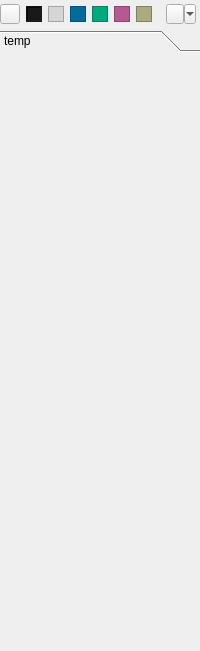
<?xml version="1.0" encoding="UTF-8"?>
<ui version="4.0">
 <class>ScriptsWidget</class>
 <widget class="QWidget" name="ScriptsWidget">
  <property name="geometry">
   <rect>
    <x>0</x>
    <y>0</y>
    <width>200</width>
    <height>651</height>
   </rect>
  </property>
  <property name="windowTitle">
   <string>Scripts Widget</string>
  </property>
  <property name="styleSheet">
   <string notr="true"/>
  </property>
  <layout class="QGridLayout" name="gridLayout">
   <property name="margin">
    <number>0</number>
   </property>
   <item row="0" column="0">
    <layout class="QHBoxLayout" name="horizontalLayout">
     <property name="leftMargin">
      <number>0</number>
     </property>
     <property name="topMargin">
      <number>4</number>
     </property>
     <property name="rightMargin">
      <number>4</number>
     </property>
     <item>
      <widget class="QToolButton" name="addScriptBtn">
       <property name="maximumSize">
        <size>
         <width>20</width>
         <height>20</height>
        </size>
       </property>
       <property name="toolTip">
        <string>&lt;html&gt;&lt;head/&gt;&lt;body&gt;&lt;p&gt;Batch add script files&lt;/p&gt;&lt;/body&gt;&lt;/html&gt;</string>
       </property>
       <property name="icon">
        <iconset resource="res.qrc">
         <normaloff>:/images/folder_open_add.png</normaloff>:/images/folder_open_add.png</iconset>
       </property>
       <property name="iconSize">
        <size>
         <width>24</width>
         <height>24</height>
        </size>
       </property>
      </widget>
     </item>
     <item>
      <widget class="QLabel" name="blackLb">
       <property name="minimumSize">
        <size>
         <width>16</width>
         <height>16</height>
        </size>
       </property>
       <property name="maximumSize">
        <size>
         <width>16</width>
         <height>16</height>
        </size>
       </property>
       <property name="mouseTracking">
        <bool>true</bool>
       </property>
       <property name="focusPolicy">
        <enum>Qt::ClickFocus</enum>
       </property>
       <property name="contextMenuPolicy">
        <enum>Qt::NoContextMenu</enum>
       </property>
       <property name="toolTip">
        <string>Change current theme color.</string>
       </property>
       <property name="styleSheet">
        <string notr="true">*{
	background-color: rgb(25, 25, 25);
}
:hover
{
	border:2px solid rgb(255, 255, 255);
}
:selected
{
	background-color: rgb(255, 255, 255);
}</string>
       </property>
       <property name="frameShape">
        <enum>QFrame::WinPanel</enum>
       </property>
       <property name="frameShadow">
        <enum>QFrame::Sunken</enum>
       </property>
       <property name="text">
        <string/>
       </property>
      </widget>
     </item>
     <item>
      <widget class="QLabel" name="grayLb">
       <property name="minimumSize">
        <size>
         <width>16</width>
         <height>16</height>
        </size>
       </property>
       <property name="maximumSize">
        <size>
         <width>16</width>
         <height>16</height>
        </size>
       </property>
       <property name="toolTip">
        <string>Change current theme color.</string>
       </property>
       <property name="styleSheet">
        <string notr="true">*{
	background-color: rgb(213, 213, 213);
}
:hover
{
	border:2px solid rgb(255, 255, 255);
}</string>
       </property>
       <property name="frameShape">
        <enum>QFrame::StyledPanel</enum>
       </property>
       <property name="frameShadow">
        <enum>QFrame::Sunken</enum>
       </property>
       <property name="text">
        <string/>
       </property>
      </widget>
     </item>
     <item>
      <widget class="QLabel" name="blueLb">
       <property name="minimumSize">
        <size>
         <width>16</width>
         <height>16</height>
        </size>
       </property>
       <property name="maximumSize">
        <size>
         <width>16</width>
         <height>16</height>
        </size>
       </property>
       <property name="toolTip">
        <string>Change current theme color.</string>
       </property>
       <property name="styleSheet">
        <string notr="true">*{
	background-color: rgb(0, 107, 156);
}
:hover
{
	border:2px solid rgb(255, 255, 255);
}</string>
       </property>
       <property name="frameShape">
        <enum>QFrame::StyledPanel</enum>
       </property>
       <property name="frameShadow">
        <enum>QFrame::Sunken</enum>
       </property>
       <property name="text">
        <string/>
       </property>
      </widget>
     </item>
     <item>
      <widget class="QLabel" name="greenLb">
       <property name="minimumSize">
        <size>
         <width>16</width>
         <height>16</height>
        </size>
       </property>
       <property name="maximumSize">
        <size>
         <width>16</width>
         <height>16</height>
        </size>
       </property>
       <property name="toolTip">
        <string>Change current theme color.</string>
       </property>
       <property name="styleSheet">
        <string notr="true">*{
	background-color: rgb(0, 170, 127);
}
:hover
{
	border:2px solid rgb(255, 255, 255);
}</string>
       </property>
       <property name="frameShape">
        <enum>QFrame::StyledPanel</enum>
       </property>
       <property name="frameShadow">
        <enum>QFrame::Sunken</enum>
       </property>
       <property name="text">
        <string/>
       </property>
      </widget>
     </item>
     <item>
      <widget class="QLabel" name="pinkLb">
       <property name="minimumSize">
        <size>
         <width>16</width>
         <height>16</height>
        </size>
       </property>
       <property name="maximumSize">
        <size>
         <width>16</width>
         <height>16</height>
        </size>
       </property>
       <property name="toolTip">
        <string>Change current theme color.</string>
       </property>
       <property name="styleSheet">
        <string notr="true">*{
	background-color: rgb(180, 90, 147);
}
:hover
{
	border:2px solid rgb(255, 255, 255);
}</string>
       </property>
       <property name="frameShape">
        <enum>QFrame::StyledPanel</enum>
       </property>
       <property name="frameShadow">
        <enum>QFrame::Sunken</enum>
       </property>
       <property name="text">
        <string/>
       </property>
      </widget>
     </item>
     <item>
      <widget class="QLabel" name="redLb">
       <property name="minimumSize">
        <size>
         <width>16</width>
         <height>16</height>
        </size>
       </property>
       <property name="maximumSize">
        <size>
         <width>16</width>
         <height>16</height>
        </size>
       </property>
       <property name="toolTip">
        <string>Change current theme color.</string>
       </property>
       <property name="styleSheet">
        <string notr="true">*{
	
	background-color: rgb(170, 170, 127);
}
:hover
{
	border:2px solid rgb(255, 255, 255);
}</string>
       </property>
       <property name="frameShape">
        <enum>QFrame::StyledPanel</enum>
       </property>
       <property name="frameShadow">
        <enum>QFrame::Sunken</enum>
       </property>
       <property name="text">
        <string/>
       </property>
      </widget>
     </item>
     <item>
      <spacer name="horizontalSpacer">
       <property name="orientation">
        <enum>Qt::Horizontal</enum>
       </property>
       <property name="sizeHint" stdset="0">
        <size>
         <width>40</width>
         <height>20</height>
        </size>
       </property>
      </spacer>
     </item>
     <item>
      <widget class="QToolButton" name="dockBtn">
       <property name="maximumSize">
        <size>
         <width>30</width>
         <height>20</height>
        </size>
       </property>
       <property name="toolTip">
        <string>&lt;html&gt;&lt;head/&gt;&lt;body&gt;&lt;p&gt;Dock/Float&lt;/p&gt;&lt;/body&gt;&lt;/html&gt;</string>
       </property>
       <property name="text">
        <string/>
       </property>
       <property name="icon">
        <iconset resource="res.qrc">
         <normaloff>:/images/pushpin_azure.png</normaloff>:/images/pushpin_azure.png</iconset>
       </property>
       <property name="iconSize">
        <size>
         <width>24</width>
         <height>24</height>
        </size>
       </property>
       <property name="checkable">
        <bool>true</bool>
       </property>
       <property name="popupMode">
        <enum>QToolButton::MenuButtonPopup</enum>
       </property>
      </widget>
     </item>
    </layout>
   </item>
   <item row="1" column="0">
    <widget class="QToolBox" name="toolBox">
     <property name="enabled">
      <bool>true</bool>
     </property>
     <property name="currentIndex">
      <number>0</number>
     </property>
     <widget class="QWidget" name="page0">
      <property name="geometry">
       <rect>
        <x>0</x>
        <y>0</y>
        <width>200</width>
        <height>594</height>
       </rect>
      </property>
      <attribute name="label">
       <string>temp</string>
      </attribute>
     </widget>
    </widget>
   </item>
  </layout>
 </widget>
 <resources>
  <include location="res.qrc"/>
 </resources>
 <connections/>
</ui>
